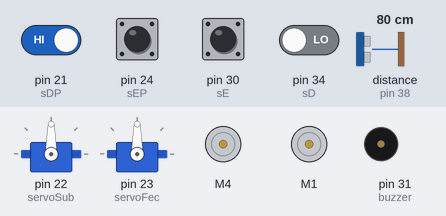
The sketch below on a simulated Arduino Mega 2560, built with avr-gcc and run on an emulated ATmega2560. On the bench: 2 × servo, 2 × DC motor (green arrow = forward, orange = backward, longer = faster), buzzer (waves = sounding, pin HIGH). Wiring (inferred from the names in the program): ultrasonic range finder: trigger pin 36; echo pin 38. The inputs (shaded band) are chosen by the test bench; at power-on: pin 21 (sDP), pin 24 (sEP), pin 30 (sE) HIGH, pin 34 (sD) LOW, distance to the obstacle (sensor on pin 38) 80 cm. The echo pulse lasts 58.3 µs per cm; pins used as bus, display or sensor lines are not drawn. At 7.0 s the program stops and its outputs stay as they are.

Above: at 1.2 s.
1.3 s: pin 21 (sDP) driven LOW
At 2.5 s:
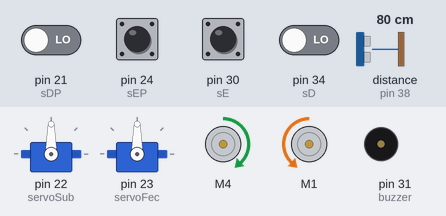
3.2 s: pin 21 (sDP) driven HIGH
At 4.1 s:
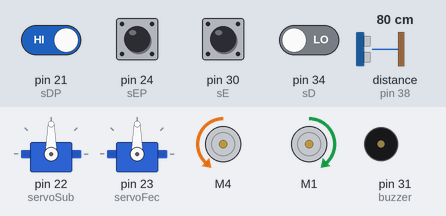
4.7 s: pin 34 (sD) driven HIGH
At 5.3 s:
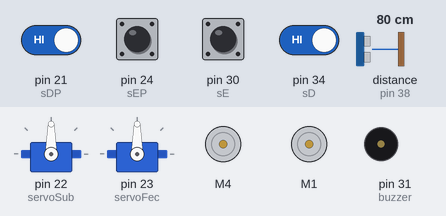
6.2 s: distance to the obstacle (sensor on pin 38) set to 2 cm
Timing chart, 0 to 8.5 s (numbered marks = the images above; inputs shaded):
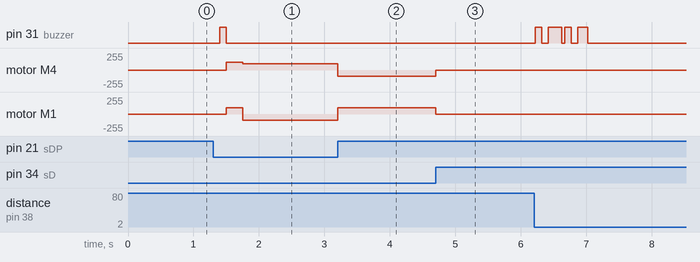

The sketch:

arena1.1.ino
```cpp
#include <AFMotor.h>
#include <Servo.h>

Servo servoSub;
Servo servoFec;

AF_DCMotor motorD(4);
AF_DCMotor motorE(1);
int trigPin = 36;
int echoPin = 38;
// Determinação das portas a se utilizar para os sensores
float duration;
const int sD  = 34;
const int sE  = 30;
const int sDP = 21;
const int sEP = 24;
const int buzzer = 31;
float soma, media;
int valD, valE, valDP, valEP;

void setup() {
  pinMode(buzzer, OUTPUT);
  servoSub.attach(22);
  servoFec.attach(23);
  pinMode(trigPin, OUTPUT);
  pinMode(echoPin, INPUT);
  pinMode(sD, INPUT);
  pinMode(sE, INPUT);
  pinMode(sDP, INPUT);
  motorD.setSpeed(200);
  motorD.run(RELEASE);
  motorE.setSpeed(200);
  motorE.run(RELEASE);
  Serial.begin(9600);
}

void loop() {
  soma=0;
  media=0;
  valD  = digitalRead(sD);
  valE  = digitalRead(sE);
  valEP = digitalRead(sEP);
  valDP = digitalRead(sDP);
 /*if (ultraMedia(10, 36, 38)<=4){
    for (int pos=60; pos>=0; pos--) {
      servoFec.write(pos);
      delay(15);
    }
    for (int pos=0; pos<=90; pos++){
       servoSub.write(pos);
       delay(15);
    }

    }
  else{ */
  if(ultraMedia(15)<5){
    digitalWrite(buzzer, HIGH);
    delay(100);
    digitalWrite(buzzer,LOW);
    delay(100);
    digitalWrite(buzzer, HIGH);
    delay(100);
    digitalWrite(buzzer,LOW);
    while(!digitalRead(sDP))
    {
  if (!digitalRead(sE) && !digitalRead(sD) && !digitalRead(sDP) && !digitalRead(sEP)){
    movFrente();
  }
  else if (!digitalRead(sE) && digitalRead(sD) && !digitalRead(sEP) && !digitalRead(sDP)){
    ajusteD();
  }
  else if (digitalRead(sE) && !digitalRead(sD) && !digitalRead(sEP) && !digitalRead(sDP)){
    ajusteE();
  }
    }
    digitalWrite(buzzer, HIGH);
    delay(100);
    digitalWrite(buzzer,LOW);
    delay(50);
    digitalWrite(buzzer, HIGH);
    delay(100);
    digitalWrite(buzzer,LOW);
    delay(100);
    digitalWrite(buzzer, HIGH);
    delay(150);
    digitalWrite(buzzer,LOW);
    parar();
    while (1);
  }
  else{
  if (!valE && !valD && !valDP && !valEP){
    movFrente();
  }
  else if (!valE && valD && !valEP && !valDP){
    ajusteD();
  }
  else if (valE && !valD && !valEP && !valDP){
    ajusteE();
  }
  else if ((valE && valEP && !valDP && !valD) || (valE && valEP && valD && !valDP || (!valE && valEP && !valD && !valDP))){
    digitalWrite(buzzer, HIGH);
    delay(100);
    digitalWrite(buzzer,LOW);
    movFrente();
    delay(250);
    parar();
    while(!digitalRead(sDP)){
    giro90E();
    }
    while(!digitalRead(sD)){
    giro90D();
    }
    parar();
  }
  else if ((valD && valDP && !valE && !valEP) || (valD && valDP && valE && !valEP ) || (!valD && valDP && !valE && !valEP)){
    digitalWrite(buzzer, HIGH);
    delay(100);
    digitalWrite(buzzer,LOW);
    movFrente();
    delay(250);
    parar();
    while(!digitalRead(sEP)){
    giro90D();
    }
    while(!digitalRead(sE)){
    giro90E();
    }
    parar();
  }
}}
//}

void ajusteD (){

  motorD.setSpeed(0);
  motorE.setSpeed(85);
  motorD.run(BACKWARD);
  motorE.run(FORWARD);
  /*  analogWrite  (pwmA, 80);
  analogWrite  (pwmB, 80);
  digitalWrite (inA1, HIGH);
  digitalWrite (inA2, LOW);
  digitalWrite (inB1, LOW);
  digitalWrite (inB2, HIGH);
*/
}
void ajusteE (){
  motorD.setSpeed(92);
  motorE.setSpeed(0);
  motorD.run(FORWARD);
  motorE.run(BACKWARD);
}
void movFrente (){
  motorD.setSpeed(115);
  motorE.setSpeed(95);
  motorD.run(FORWARD);
  motorE.run(FORWARD);
}
void giro90E (){
  motorD.setSpeed(92);
  motorE.setSpeed(92);
  motorE.run(BACKWARD);
  motorD.run(FORWARD);
  }
void giro90D (){
  motorD.setSpeed(92);
  motorE.setSpeed(92);
  motorE.run(FORWARD);
  motorD.run(BACKWARD);
  }
void parar (){
  motorE.setSpeed(200);
  motorD.setSpeed(200);
  motorE.run(RELEASE);
  motorD.run(RELEASE);
}

float ultraMedia(int vezes){
  for (int i=0;i<vezes;i++){
    digitalWrite(trigPin, LOW);
    delayMicroseconds(2);
    // Sets the trigPin on HIGH state for 10 micro seconds
    digitalWrite(trigPin, HIGH);
    delayMicroseconds(10);
    digitalWrite(trigPin, LOW);
    // Reads the echoPin, returns the sound wave travel time in microseconds
    duration = pulseIn(echoPin, HIGH);
    // Calculating the distance
    int distance = duration * 0.034 / 2;
    // Prints the distance on the Serial Monitor
   // Serial.print("Distance: ");
   // Serial.println(distance);
    soma=soma+distance;
  }
  media=soma/vezes;
  return media;

}
```

Measured:
- after the input at 1.3 s, pin 31 (buzzer): LOW → HIGH after 0.10 s, → LOW 0.10 s later; motor M4: stopped → forward 115/255 after 0.20 s, → forward 92/255 0.25 s later; motor M1: stopped → forward 95/255 after 0.20 s, → backward 92/255 0.25 s later
- after the input at 3.2 s, motor M4: forward 92/255 → backward 92/255 at once; motor M1: backward 92/255 → forward 92/255 at once
- after the input at 4.7 s, motor M4: backward 92/255 → stopped at once; motor M1: forward 92/255 → stopped at once
